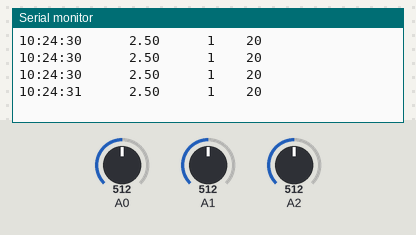
Recording of a sketch running on a simulated Arduino Uno, built with avr-gcc and run on an emulated ATmega328P. On the bench: the last lines printed to the serial monitor. The test bench sets the inputs (shaded band); at power-on: A0 = 512, A1 = 512, A2 = 512. The local clock reads 2024-03-15 10:24:30 at power-on unless the sketch sets it.

Above: at 1.2 s.
1.3 s: A0 set to 716
At 1.67 s:
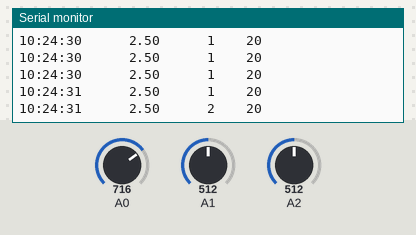
2.8 s: A1 set to 716
At 3.08 s:
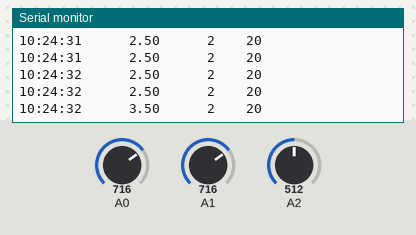
4.3 s: A2 set to 716
At 4.49 s:
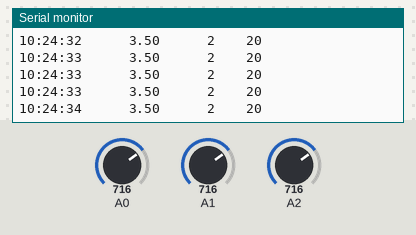
5.8 s: A0 set to 900
At 5.9 s:
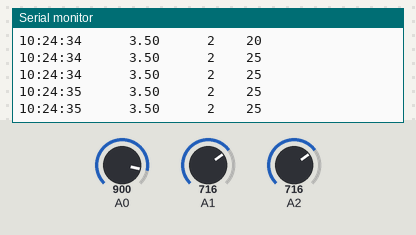
7.3 s: A1 set to 900
At 7.32 s:
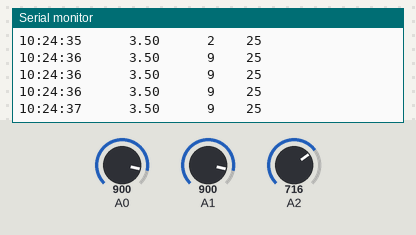
8.8 s: A2 set to 900
At 9.08 s:
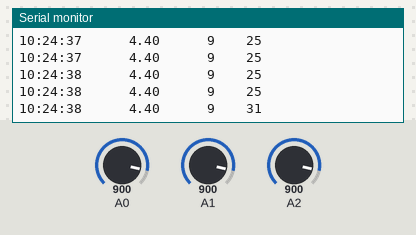
Timing chart, 0 to 11.3 s (numbered marks = the images above; inputs shaded):
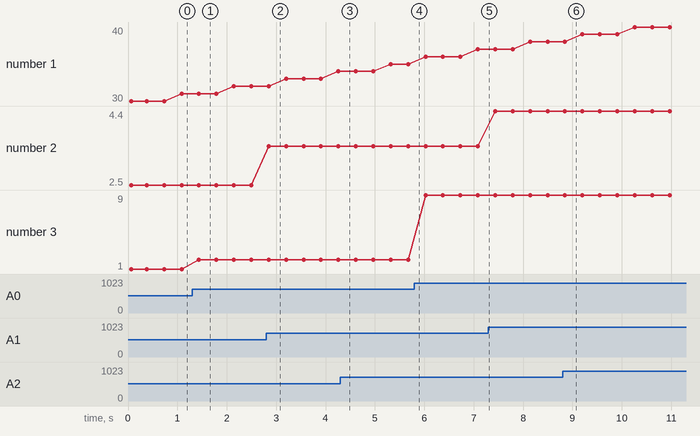

The sketch:

ReflexHammerSystem1.ino
```cpp
#include <Wire.h>
#include "ds3231.h"

int displacement;
long forceSnsrForce;
float emgVoltage;

void setup()
{
  Serial.begin(9600);
  Wire.begin();

  DS3231_init(DS3231_CONTROL_INTCN);

  tableHead();
 }

void loop()
{
  getImpactForce();
  getEMG();
  getDisplacement();
  tableBody();

  delay(350);
}

void tableHead()
{
  Serial.print("Time (HH/MM/SS)");
  Serial.print("\t\t");
  Serial.print("EMG Voltage (V)");
  Serial.print("\t\t");
  Serial.print("Impact (N)");
  Serial.print("\t");
  Serial.print("Displacement (cm)");
  Serial.println();
}

void tableBody()
{
  struct ts t;
  DS3231_get(&t);

  //Time (HH/MM/SS)
  Serial.print(t.hour);
  Serial.print(":");
  Serial.print(t.min);
  Serial.print(":");
  Serial.print(t.sec);
  Serial.print("\t\t\t");

  //Voltage (V)
  Serial.print(emgVoltage);
  Serial.print("\t\t\t");

  //Impact (N)
  Serial.print(forceSnsrForce);
  Serial.print("\t\t");

  //Displacement (cm)
  Serial.print(displacement); //manually taken
  Serial.println();
}

void getImpactForce()
{
  int forceSnsrReading  = analogRead(A0);
  int forceSnsrVoltage = map(forceSnsrReading, 0, 1023, 0, 5000);

  unsigned long forceSnsrResistance = 5000 - forceSnsrVoltage;
  forceSnsrResistance *= 10000;
  forceSnsrResistance /= forceSnsrVoltage;

  unsigned long forceSnsrConductance = 1000000;
  forceSnsrConductance /= forceSnsrResistance;

  if (forceSnsrConductance <= 1000)
   {
      forceSnsrForce = forceSnsrConductance / 80;
   }
  else
   {
      forceSnsrForce = (forceSnsrConductance - 1000) / 30;
   }
}

void getEMG()
{
  float emgReading = analogRead(A1);
  emgVoltage = emgReading * (5.0 / 1023.0);
}

void getDisplacement()
{
  int dispReading = analogRead(A2);
  displacement = map(dispReading,0,1023,5,35);
}
```

Measured:
- after the input at 1.3 s, the serial monitor: prints a new line after 0.14 s (image 1)
- after the input at 2.8 s, the serial monitor: prints a new line after 0.05 s (image 2)
- after the input at 8.8 s, the serial monitor: prints a new line after 0.05 s (image 6)
- plotted number 2: 2.5 → 3.5 after the input at 2.8 s, 3.5 → 4.4 after the input at 7.3 s
- plotted number 3: 1 → 2 after the input at 1.3 s, 2 → 9 after the input at 5.8 s
